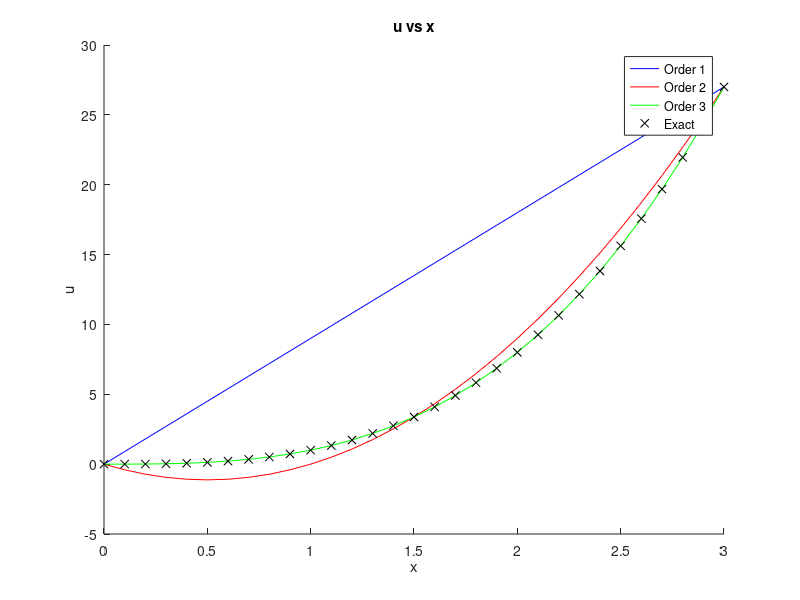
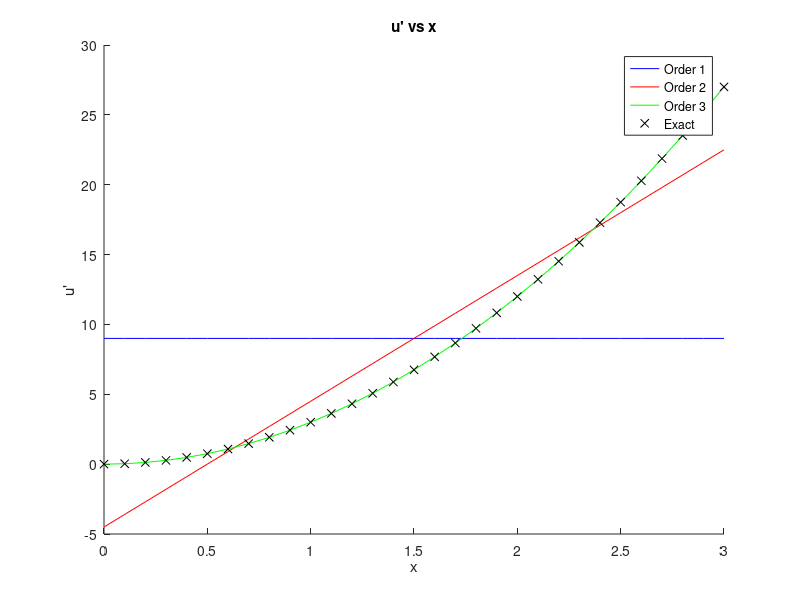
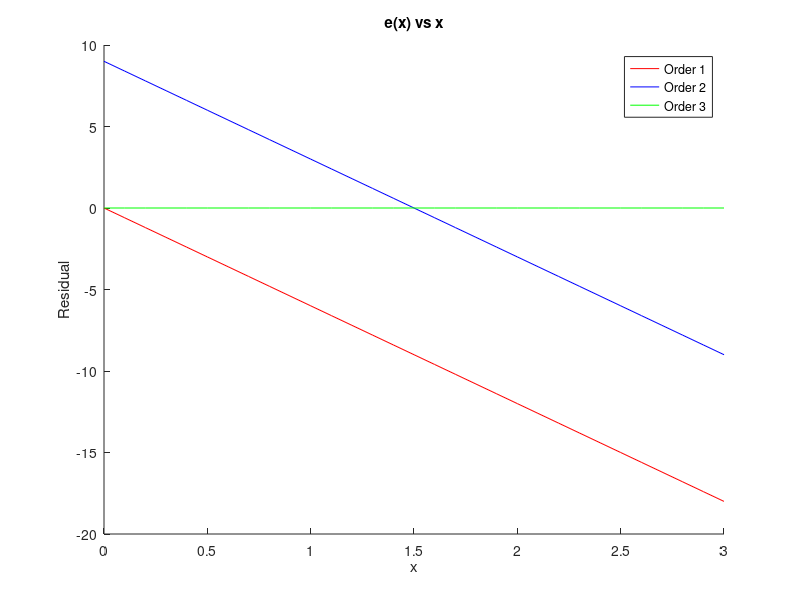

Here is the MATLAB script that generated these plots, in order:
clc; clear all; close all; format compact; format shortg;

x0 = 0; xL = 3;
x_vec = x0:0.1:xL;

%Solutions using LSM and GM are the same for same order of trial function
%(When both essential BCs are satisfied by the trial function)

%First order trial function
u1 = 9*x_vec;
u1_prime = 9*ones(numel(x_vec),1);
r1 = -6*x_vec; %Residual

%Second order trial function
u2 = 4.5*(x_vec.^2 - x_vec);
u2_prime = 4.5*(2*x_vec - 1);
r2 = 9 - 6*x_vec;

%Third order trial function 
r3 = zeros(numel(x_vec),1);
u3 = x_vec.^3;
u3_prime = 3*x_vec.^2;

%Analytical Solution
u = x_vec.^3;
u_prime = 3*x_vec.^2;

%Plotting
%u vs x
figure;
hold on
plot(x_vec,u1,'-b')
plot(x_vec,u2,'-r')
plot(x_vec,u3,'-g')
plot(x_vec,u,'xk')
legend("Order 1","Order 2","Order 3","Exact")
xlabel("x")
ylabel("u")
title("u vs x")

%u' vs x
figure;
hold on
plot(x_vec,u1_prime,'-b')
plot(x_vec,u2_prime,'-r')
plot(x_vec,u3_prime,'-g')
plot(x_vec,u_prime,'xk')
legend("Order 1","Order 2","Order 3","Exact")
xlabel("x")
ylabel("u'")
title("u' vs x")

%e(x) vs x
figure;
hold on
plot(x_vec,r1,'-r')
plot(x_vec,r2,'-b')
plot(x_vec,r3,'-g')
legend("Order 1","Order 2","Order 3")
xlabel("x")
ylabel("Residual")
title("e(x) vs x")